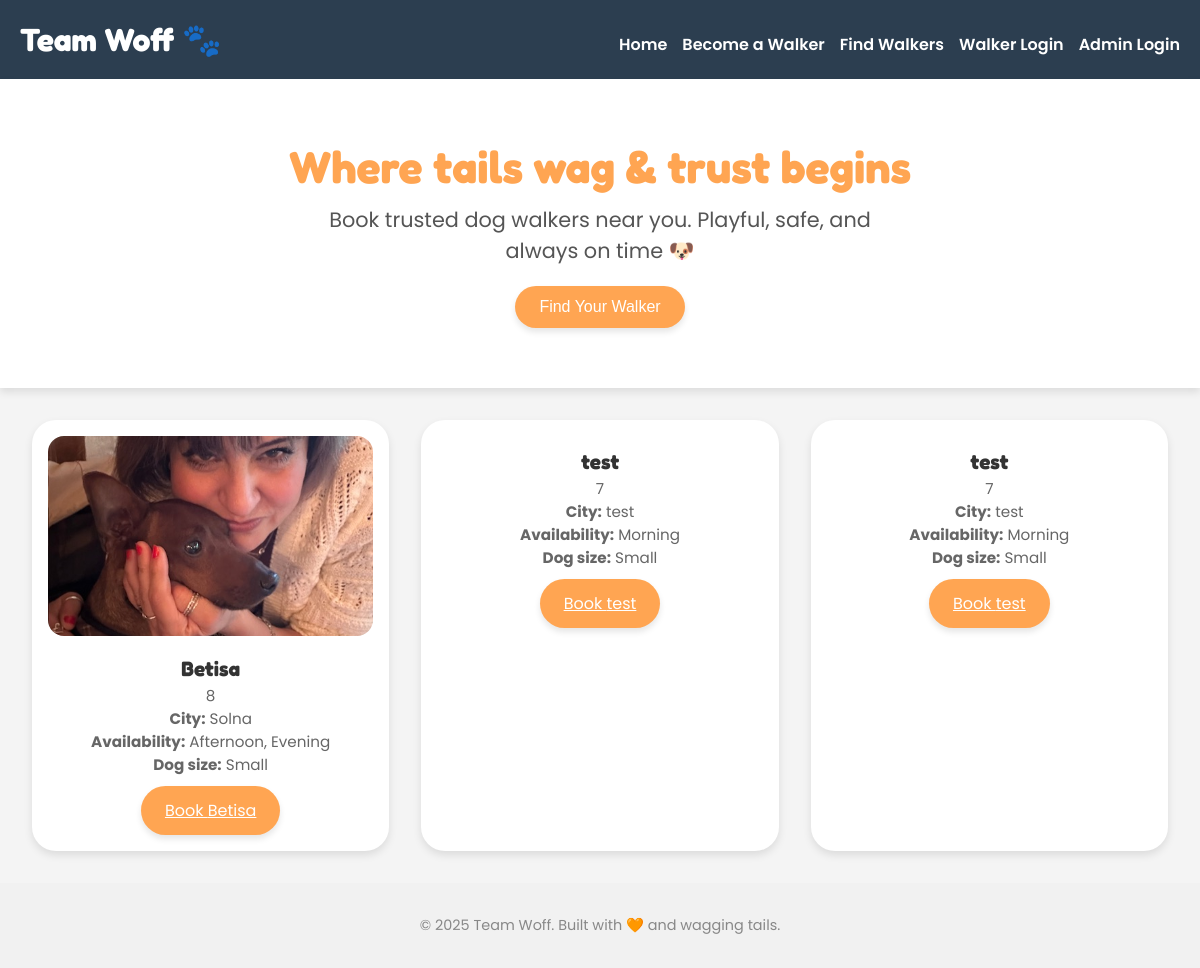
Before: / with the older database file.
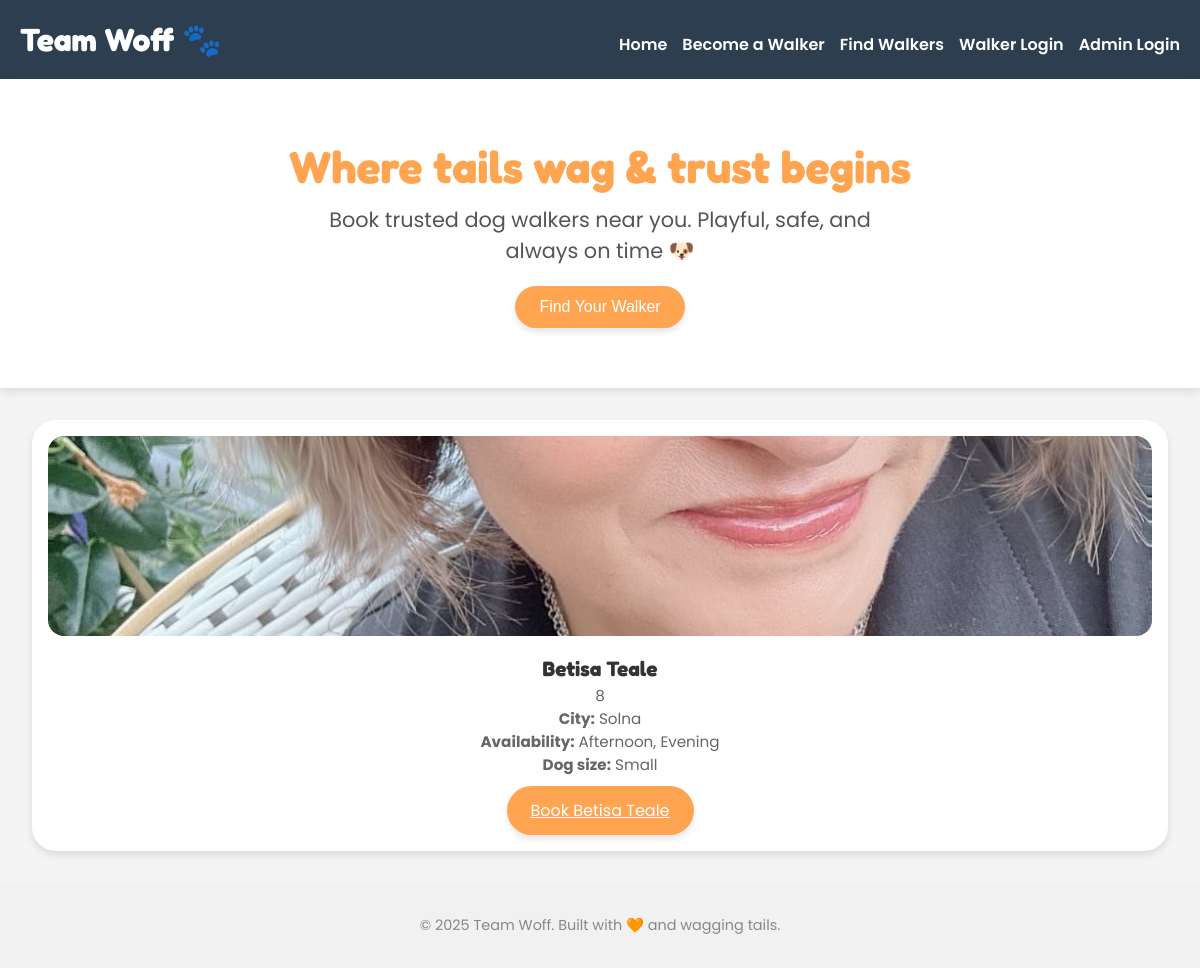
After: the same page with the newer database file.
### app.py (models this page shows)
class DogWalker(db.Model):
    __tablename__ = 'dog_walker'  # 💥 THIS is the missing line
    id = db.Column(db.Integer, primary_key=True)
    name = db.Column(db.String(100))
    city = db.Column(db.String(100))
    experience = db.Column(db.String(100))
    availability = db.Column(db.String(100))
    dog_size = db.Column(db.String(100))
    photo = db.Column(db.String(200))
    about_me = db.Column(db.Text)
    email = db.Column(db.String(100))
    phone = db.Column(db.String(20))
    price_morning = db.Column(db.Integer)
    price_afternoon = db.Column(db.Integer)
    price_evening = db.Column(db.Integer)
    password_hash = db.Column(db.String(256))

### app.py (the view)
@app.route('/')
def home():
    walkers = DogWalker.query.limit(3).all()  # Show only 3 for homepage
    return render_template('index.html', walkers=walkers)

### app.py (called while the page is built)
@app.context_processor
def inject_session():
    return dict(session=session)

### templates/index.html (shortened to what this page needs)
{% extends 'base.html' %}
{% block content %}
  <section class="hero">
    <h2>Where tails wag & trust begins</h2>
    <p>Book trusted dog walkers near you. Playful, safe, and always on time 🐶</p>
    <button class="cta-button" onclick="window.location.href='/walkers'">Find Your Walker</button>
  </section>
  <div class="card-container">
    {% if walkers %}
      {% for walker in walkers %}
        <div class="walker-card">
          {% if walker.photo %}
            <img src="{{ url_for('static', filename='uploads/' ~ walker.photo) }}" alt="Photo of {{ walker.name }}">
          {% endif %}
          <h3>{{ walker.name }}</h3>
          <p>{{ walker.experience }}</p>
          <p><strong>City:</strong> {{ walker.city }}</p>
          <p><strong>Availability:</strong> {{ walker.availability }}</p>
          <p><strong>Dog size:</strong> {{ walker.dog_size }}</p>
          <a href="{{ url_for('book_walker', id=walker.id) }}" class="cta-button" style="margin-top: 10px; display: inline-block;">Book {{ walker.name }}</a>
        </div>
      {% endfor %}
    {% else %}
      <p style="text-align: center; font-size: 1.2rem;">🐶 No walkers registered yet. Be the first to bark up the right tree!</p>
    {% endif %}
  </div>
{% endblock %}

### templates/base.html (shortened to what this page needs)
<!DOCTYPE html>
<html lang="en">
<head>
  <link rel="stylesheet" href="{{ url_for('static', filename='style.css') }}">
</head>
<body>
  <header>
    <h1>Team Woff 🐾</h1>
    <nav>
      <a href="/">Home</a>
      <a href="/register">Become a Walker</a>
      <a href="/walkers">Find Walkers</a>
      {% if session.walker_id %}
        <a href="/walker_dashboard">My Dashboard</a>
        <form action="{{ url_for('walker_logout') }}" method="POST" style="display: inline;">
          <button type="submit" class="nav-button">Logout</button>
        </form>
      {% else %}
        <a href="/walker_login">Walker Login</a>
      {% endif %}
      {% if session.admin %}
        <form action="{{ url_for('admin_logout') }}" method="POST" style="display: inline;">
          <button type="submit" class="nav-button">Logout (Admin)</button>
        </form>
      {% else %}
        <a href="/login">Admin Login</a>
      {% endif %}
    </nav>
  </header>
  <main>
    {% block content %}{% endblock %}
  </main>
  <footer>
    © 2025 Team Woff. Built with 🧡 and wagging tails.
  </footer>
</body>
</html>

### static/style.css (style rules this page uses)
:root { --primary: #ffa552; --accent: #2d9cdb; --background: #f4f4f4; --text: #333; --card-bg: #ffffff; --card-shadow: rgba(0, 0, 0, 0.1); }
* { box-sizing: border-box; margin: 0; padding: 0; }
body { font-family: 'Poppins', sans-serif; background: var(--background); color: var(--text); overflow-x: hidden; }
header { background: #2c3e50; padding: 20px; display: flex; justify-content: space-between; align-items: center; color: white; flex-wrap: wrap; }
header h1 { font-family: 'Fredoka', sans-serif; font-size: 2rem; }
nav { display: flex; flex-wrap: wrap; gap: 15px; margin-top: 10px; }
nav a { color: white; text-decoration: none; font-weight: 600; font-size: 1rem; }
.hero { text-align: center; padding: 60px 20px; background-color: #fff; box-shadow: 0 4px 8px var(--card-shadow); }
.hero h2 { font-size: 2.8rem; font-family: 'Fredoka', sans-serif; color: var(--primary); margin-bottom: 10px; }
.hero p { font-size: 1.3rem; color: #555; max-width: 600px; margin: 0 auto 20px; }
.cta-button { background: var(--primary); border: none; padding: 12px 24px; border-radius: 2rem; font-size: 1rem; color: white; cursor: pointer; box-shadow: 0 4px 6px var(--card-shadow); transition: all 0.3s ease; }
.card-container { display: grid; grid-template-columns: repeat(auto-fit, minmax(280px, 1fr)); gap: 2rem; padding: 2rem; max-width: 1200px; margin: 0 auto; }
.walker-card { background: var(--card-bg); border-radius: 1.5rem; padding: 1rem; box-shadow: 0 4px 8px var(--card-shadow); transition: transform 0.3s; position: relative; text-align: center; }
.walker-card img { width: 100%; border-radius: 1rem; height: 200px; object-fit: cover; }
.walker-card h3 { margin: 0.8rem 0 0.2rem; font-family: 'Fredoka', sans-serif; font-size: 1.3rem; }
.walker-card p { color: #666; font-size: 0.95rem; }
footer { text-align: center; padding: 2rem 1rem; background: #f1f1f1; font-size: 0.9rem; color: #888; }

Changed rows visible on the page:
removed DogWalker: name "test", experience "7", city "test", availability "Morning", dog_size "Small"
removed DogWalker: name "test", experience "7", city "test", availability "Morning", dog_size "Small"
changed DogWalker "Solna": photo: a different picture; name "Betisa" → "Betisa Teale"
